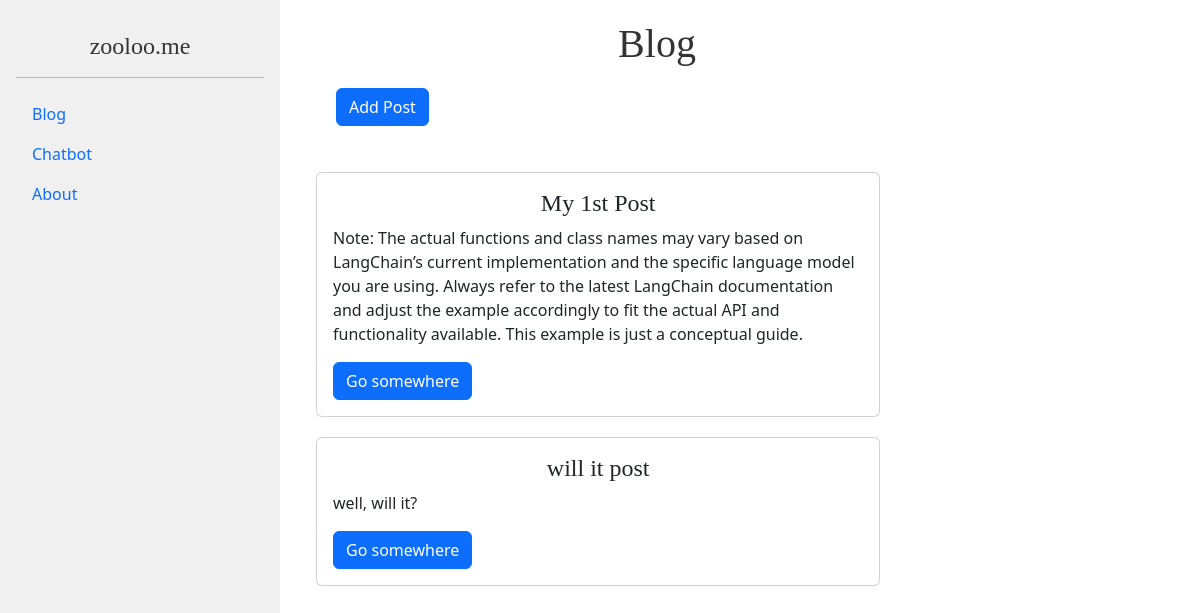
Before: / with the older database file.
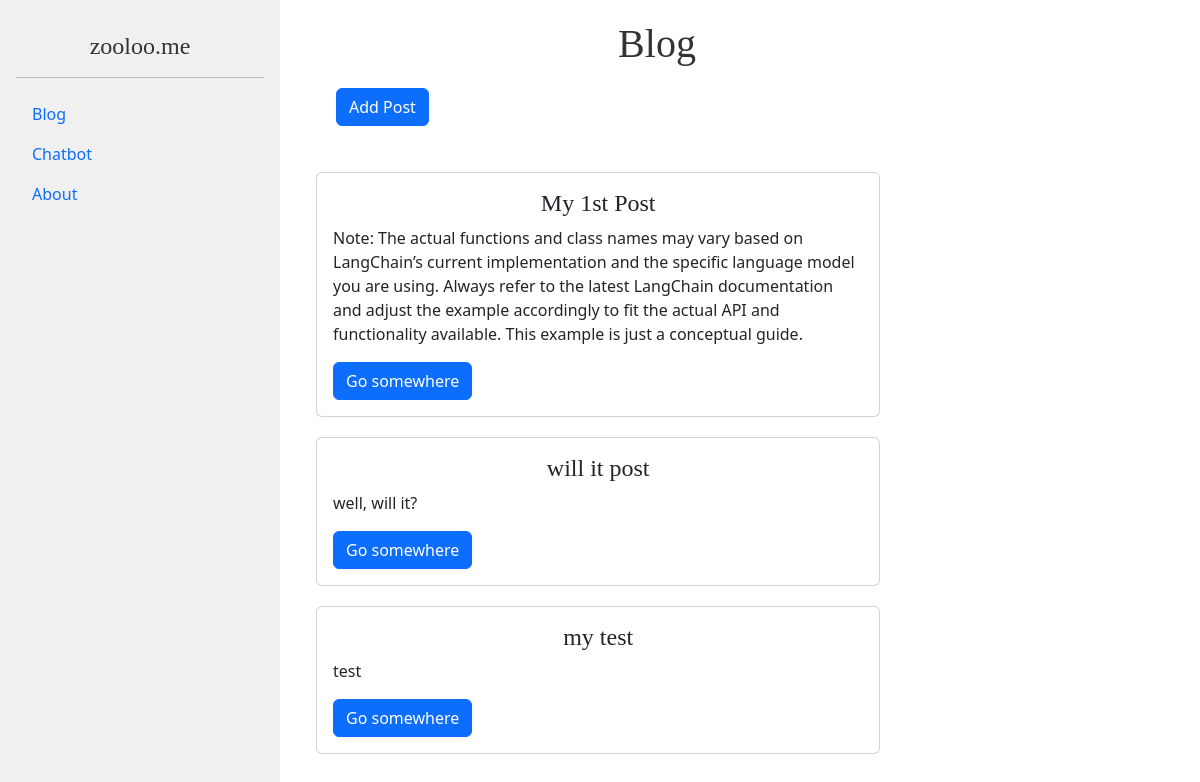
After: the same page with the newer database file.
### zooblog/models.py (models this page shows, shortened)
class Post(models.Model):
    title = models.CharField(null=False,
                             blank=False,
                             max_length=100)
    content = models.TextField()
    date_posted = models.DateTimeField(auto_now_add=True)
    author = models.CharField(max_length=100)

### zooblog/views.py (the view)
# urls.py: path('', views.index, name='index'),
def index(request):
    posts = Post.objects.all()
    return render(request, 'index.html', {'posts': posts})

### zooblog/templates/index.html
{% extends 'base.html' %}
{% block content %}
{% load static %}
<link rel="stylesheet" type="text/css" href="{% static 'zooblog/css/styles.css' %}">
<div class="col-md-9 ml-sm-auto col-lg-10 px-md-4">
    <div class="header-bar">
        <h1 class="h1 prominent-header">Blog</h1>
        <a href="{% url 'add_post' %}" class="btn btn-primary mb-3">Add Post</a>
    </div>
    <div class="row">
        <div class="col-sm-10">
            {% for post in posts %}
            <div class="card card-margin-bottom card-opacity">
                <div class="card-body">
                    <h5 class="card-title">{{ post.title }}</h5>
                    <p class="card-text">{{ post.content }}</p>
                    <a href="#" class="btn btn-primary">Go somewhere</a>
                </div>
            </div>
            {% endfor %}
        </div>
    </div>
</div>
{% endblock %}

Changed rows visible on the page:
added Post: title "my test", content "test"
